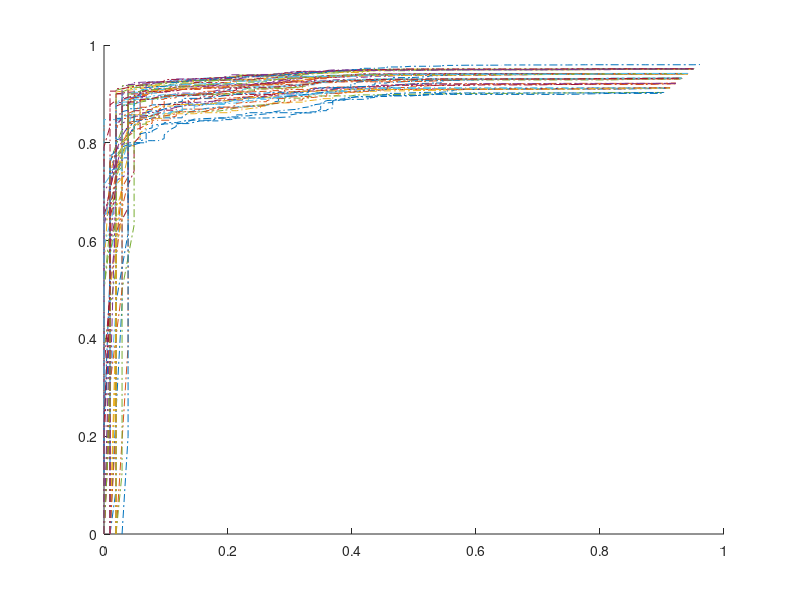
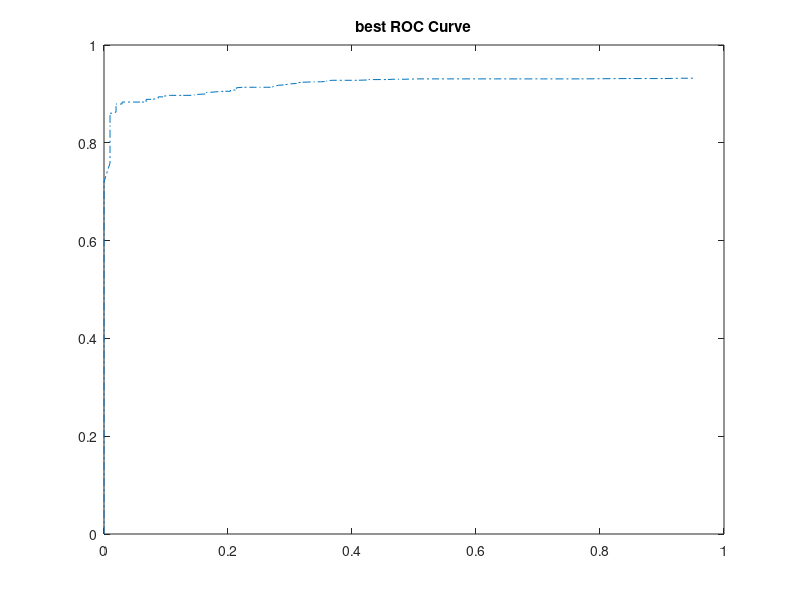

Recreate these plots in MATLAB, in order.

%ROC Curves
% RUN directly


% Load the "Counter" matrix you are interested in.
% uncomment one:

 load('Mix_MaxRatio_(3)more_adjusted.mat')
%  load('MatchThreshold_1_(2to50).mat', 'Counter')
%  load('MatchThreshold_1.mat', 'Counter')
%  load('MatchThreshold_2.mat', 'Counter')
%  load('MaxRatio_1.mat', 'Counter')
%  load('MaxRatio_2.mat', 'Counter')
%  load('Mix_MatchThreshold_(3).mat', 'Counter')
%  load('Mix_MatchThreshold_(3)_more_adjusted.mat', 'Counter')
%  load('Mix_MatchThreshold_(3)_more_adjusted.mat', 'Counter')
%  load('Mix_mix_big.mat', 'Counter')
%  load('Mix_one.mat', 'Counter')
 
 
 
 
% Example for True_pos == IoU > 80%
%            False_pos == IoU < 20%
%            False negative: when  IoU == NaN so no gate detection
% 
% HERE WE CAN SEE THE STRUCTURE OF THE COUNTER MATRIX. IT IS IN MATRIX FORM
% FOR FASTER COMPUTATION:
%                       /    True_Pos  False_Pos  IoU       
% 
% counter :    frame  sample     1        0       0.81
%              frame    \        0        1       0.19
%              frame    \        1        0       0.85
%              frame    \        0        0       0.67
%              frame    \        1        0       0.97
%              frame    \        0        0       NaN
%              frame    \        0        1       0.15
%              frame    \        1        0       0.89
%              frame    \        0        0       0.78
%              MT_1     \        10       \    inNaN_number
%              MR_1     \       0.85      \         \
%              MT_2     \        6        \         \
%              MR_2     \       0.6       \         \
%

sample=Counter(1,1);
frames=1:sample:308 ;
number_of_trials=length(frames);
TPR=[];
FPR=[];
threshold_true=1;
threshold_false=0;

while threshold_false < 1
    
threshold_true=threshold_true-0.01 ;
threshold_false=threshold_false+0.01  ;

 for z=2:3:size(Counter,2)
   for frame=frames
   
      if Counter(frame,z+2)>=threshold_true  % this is a true positive
          Counter(frame,z)=1;
      else Counter(frame,z)=0;
      end
      if Counter(frame,z+2)<=threshold_false   % this is a false positive
          Counter(frame,z+1)=1;
      else Counter(frame,z+1)=0;
          
      end
     
   end
   Counter(end,z+2)=sum(isnan( Counter(:,z+2)));  % misses gate, so False negative
   
end
for i=2:3:length(Counter(1,:))
   TPR=[TPR sum(Counter(1:end-4,i))/(sum(Counter(1:end-4,i))+Counter(end,i+2))];  % true positive over all the positive
   FPR=[FPR sum(Counter(1:end-4,i+1))/(number_of_trials)];  % false positive per image

end
end

%% Nicer plotting
var1=(size(Counter,2)-1)/3;
var2= length(TPR)/var1;
Area=[];
figure()
hold on
for j=1:var1

    
 plot(FPR(j:var1:end),TPR(j:var1:end),'-.')
 Area=[Area polyarea([1 ,0 ,FPR(j:var1:end) ,1 ,1 ],[0 ,0 ,TPR(j:var1:end),1 ,0 ])];
end

hold off

disp('the max area under the curve is')
max(Area)
k = find(Area == max(Area)); % index
figure()
plot(FPR(k:var1:end),TPR(j:var1:end),'-.')
title('best ROC Curve')


disp('the best parameters out of the cases presented in this Counter Matrix are:')

Counter(end-3:end,1+3*k-2)

%% best
%Mix_MatchThreshold: MT_1= 8 and MT_2= 11 in Mix_MatchThreshold_(3)_more_adjusted
%Mix_MaxRatio : MR_1=0.95 MR_2=1 in Mix_MaxRatio_(3)more_adjusted